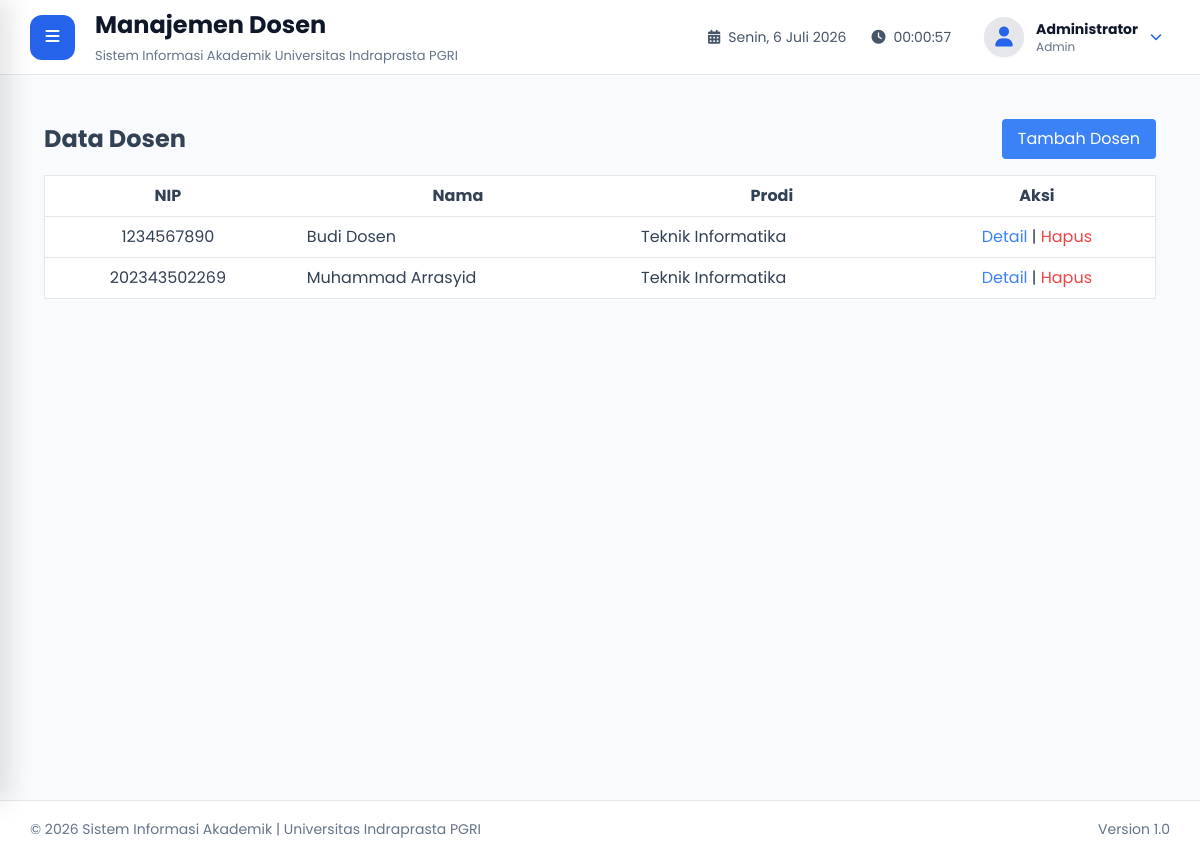
The page /admin/dosen/index.php (signed in) on the database its author committed.
### tables this page shows
CREATE TABLE IF NOT EXISTS `dosen` (
  `id_dosen` char(36) NOT NULL,
  `id_user` char(36) NOT NULL,
  `nip` varchar(30) NOT NULL,
  `jk` enum('L','P') DEFAULT NULL,
  `email` varchar(100) DEFAULT NULL,
  `telepon` varchar(20) DEFAULT NULL,
  `alamat` text,
  `id_prodi` char(36) NOT NULL,
  `agama` enum('Islam','Kristen','Katolik','Hindu','Buddha','Konghucu','Lainnya') DEFAULT NULL,
  `profil_lengkap` tinyint(1) DEFAULT '0',
  PRIMARY KEY (`id_dosen`),
  UNIQUE KEY `id_user` (`id_user`),
  UNIQUE KEY `nip` (`nip`),
  KEY `id_prodi` (`id_prodi`),
  CONSTRAINT `dosen_ibfk_1` FOREIGN KEY (`id_user`) REFERENCES `users` (`id_user`) ON DELETE CASCADE,
  CONSTRAINT `dosen_ibfk_2` FOREIGN KEY (`id_prodi`) REFERENCES `prodi` (`id_prodi`) ON DELETE CASCADE
);

CREATE TABLE IF NOT EXISTS `users` (
  `id_user` char(36) NOT NULL,
  `username` varchar(50) NOT NULL,
  `password_hash` varchar(255) NOT NULL,
  `nama_lengkap` varchar(100) NOT NULL,
  `foto` varchar(255) DEFAULT 'default-user.png',
  `role` enum('admin','dosen','mahasiswa') NOT NULL,
  `status` enum('aktif','nonaktif') DEFAULT 'aktif',
  `last_login` datetime DEFAULT NULL,
  `created_at` timestamp NULL DEFAULT CURRENT_TIMESTAMP,
  PRIMARY KEY (`id_user`),
  UNIQUE KEY `username` (`username`)
);

CREATE TABLE IF NOT EXISTS `prodi` (
  `id_prodi` char(36) NOT NULL,
  `kode_prodi` varchar(10) NOT NULL,
  `nama_prodi` varchar(100) NOT NULL,
  PRIMARY KEY (`id_prodi`),
  UNIQUE KEY `kode_prodi` (`kode_prodi`)
);

### admin/dosen/index.php (the view, shortened to what this page needs)
<?php
require_once "../../layout/header.php";
require_once "../../layout/sidebar.php";
require_once "../../layout/navbar.php";
$dosen = $pdo->query("
    SELECT d.*, u.nama_lengkap, p.nama_prodi
    FROM dosen d
    JOIN users u ON d.id_user = u.id_user
    JOIN prodi p ON d.id_prodi = p.id_prodi
    ORDER BY d.nip ASC
")->fetchAll();
?>
<div class="p-6">
    <div class="flex justify-between items-center mb-4">
        <h1 class="text-2xl font-bold">Data Dosen</h1>
        <a href="tambah.php" class="bg-blue-500 text-white px-4 py-2 rounded">Tambah Dosen</a>
    </div>
    <table class="min-w-full bg-white border">
        <thead>
            <tr>
                <th class="py-2 px-4 border-b">NIP</th>
                <th class="py-2 px-4 border-b">Nama</th>
                <th class="py-2 px-4 border-b">Prodi</th>
                <th class="py-2 px-4 border-b">Aksi</th>
            </tr>
        </thead>
        <tbody>
            <?php foreach($dosen as $d): ?>
            <tr>
                <td class="py-2 px-4 border-b text-center"><?= htmlspecialchars($d['nip']) ?></td>
                <td class="py-2 px-4 border-b"><?= htmlspecialchars($d['nama_lengkap']) ?></td>
                <td class="py-2 px-4 border-b"><?= htmlspecialchars($d['nama_prodi']) ?></td>
                <td class="py-2 px-4 border-b text-center">
                    <a href="detail.php?id=<?= $d['id_dosen'] ?>" class="text-blue-500">Detail</a> |
                    <a href="hapus.php?id=<?= $d['id_dosen'] ?>" class="text-red-500" onclick="return confirm('Yakin hapus dosen ini?')">Hapus</a>
                </td>
            </tr>
            <?php endforeach; ?>
        </tbody>
    </table>
</div>
<?php require_once "../../layout/footer.php"; ?>

### assets/css/style.css (style rules this page uses)
* { margin:0; padding:0; box-sizing:border-box; font-family:'Poppins',sans-serif; }
html { scroll-behavior:smooth; }
body { background:#f1f5f9; color:#334155; overflow-x:hidden; }
a { text-decoration:none; color:inherit; }
.text-center { text-align:center; }
.mb-4 { margin-bottom:40px; }
.rounded { border-radius:12px; }

### rows shown on the page
dosen: nip "1234567890", id_user.nama_lengkap "Budi Dosen", id_prodi.nama_prodi "Teknik Informatika"
dosen: nip "202343502269", id_user.nama_lengkap "Muhammad Arrasyid", id_prodi.nama_prodi "Teknik Informatika"

### other values the page prints
$pageTitle "Manajemen Dosen"
$nama "Administrator"
$role "Admin"
NAMA_APLIKASI "Sistem Informasi Akademik"
NAMA_KAMPUS "Universitas Indraprasta PGRI"
VERSI "1.0"
